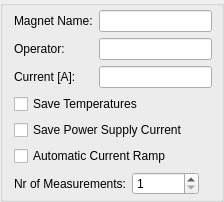
    <widget class="QGroupBox" name="groupBox_4">
     <property name="sizePolicy">
      <sizepolicy hsizetype="Maximum" vsizetype="Maximum">
       <horstretch>0</horstretch>
       <verstretch>0</verstretch>
      </sizepolicy>
     </property>
     <property name="font">
      <font>
       <weight>75</weight>
       <bold>true</bold>
      </font>
     </property>
     <property name="title">
      <string/>
     </property>
     <layout class="QGridLayout" name="gridLayout_11">
      <property name="topMargin">
       <number>4</number>
      </property>
      <property name="rightMargin">
       <number>9</number>
      </property>
      <property name="bottomMargin">
       <number>4</number>
      </property>
      <item row="5" column="0">
       <layout class="QHBoxLayout" name="horizontalLayout_5">
        <item>
         <widget class="QLabel" name="label_28">
          <property name="font">
           <font>
            <weight>50</weight>
            <bold>false</bold>
           </font>
          </property>
          <property name="text">
           <string>Nr of Measurements:</string>
          </property>
          <property name="alignment">
           <set>Qt::AlignRight|Qt::AlignTrailing|Qt::AlignVCenter</set>
          </property>
         </widget>
        </item>
        <item>
         <widget class="QSpinBox" name="sb_nr_measurements">
          <property name="sizePolicy">
           <sizepolicy hsizetype="Preferred" vsizetype="Fixed">
            <horstretch>0</horstretch>
            <verstretch>0</verstretch>
           </sizepolicy>
          </property>
          <property name="font">
           <font>
            <weight>50</weight>
            <bold>false</bold>
           </font>
          </property>
          <property name="minimum">
           <number>1</number>
          </property>
          <property name="maximum">
           <number>100000</number>
          </property>
         </widget>
        </item>
        <item>
         <widget class="QLabel" name="la_nr_measurements">
          <property name="font">
           <font>
            <weight>50</weight>
            <bold>false</bold>
           </font>
          </property>
          <property name="text">
           <string/>
          </property>
         </widget>
        </item>
       </layout>
      </item>
      <item row="2" column="0">
       <widget class="QCheckBox" name="chb_save_temperature">
        <property name="font">
         <font>
          <weight>50</weight>
          <bold>false</bold>
         </font>
        </property>
        <property name="text">
         <string>Save Temperatures</string>
        </property>
       </widget>
      </item>
      <item row="3" column="0">
       <widget class="QCheckBox" name="chb_save_current">
        <property name="font">
         <font>
          <weight>50</weight>
          <bold>false</bold>
         </font>
        </property>
        <property name="text">
         <string>Save Power Supply Current</string>
        </property>
       </widget>
      </item>
      <item row="1" column="0">
       <layout class="QFormLayout" name="formLayout">
        <item row="0" column="0">
         <widget class="QLabel" name="label_24">
          <property name="font">
           <font>
            <weight>50</weight>
            <bold>false</bold>
           </font>
          </property>
          <property name="text">
           <string>Magnet Name:</string>
          </property>
         </widget>
        </item>
        <item row="0" column="1">
         <widget class="QLineEdit" name="le_magnet_name">
          <property name="sizePolicy">
           <sizepolicy hsizetype="Preferred" vsizetype="Fixed">
            <horstretch>0</horstretch>
            <verstretch>0</verstretch>
           </sizepolicy>
          </property>
          <property name="minimumSize">
           <size>
            <width>100</width>
            <height>0</height>
           </size>
          </property>
          <property name="font">
           <font>
            <weight>50</weight>
            <bold>false</bold>
           </font>
          </property>
         </widget>
        </item>
        <item row="1" column="0">
         <widget class="QLabel" name="label_27">
          <property name="font">
           <font>
            <weight>50</weight>
            <bold>false</bold>
           </font>
          </property>
          <property name="text">
           <string>Operator:</string>
          </property>
         </widget>
        </item>
        <item row="1" column="1">
         <widget class="QLineEdit" name="le_operator">
          <property name="sizePolicy">
           <sizepolicy hsizetype="Preferred" vsizetype="Fixed">
            <horstretch>0</horstretch>
            <verstretch>0</verstretch>
           </sizepolicy>
          </property>
          <property name="font">
           <font>
            <weight>50</weight>
            <bold>false</bold>
           </font>
          </property>
         </widget>
        </item>
        <item row="2" column="0">
         <widget class="QLabel" name="label_7">
          <property name="enabled">
           <bool>true</bool>
          </property>
          <property name="font">
           <font>
            <weight>50</weight>
            <bold>false</bold>
           </font>
          </property>
          <property name="text">
           <string>Current [A]:</string>
          </property>
         </widget>
        </item>
        <item row="2" column="1">
         <widget class="QLineEdit" name="le_current_setpoint">
          <property name="font">
           <font>
            <weight>50</weight>
            <bold>false</bold>
           </font>
          </property>
         </widget>
        </item>
       </layout>
      </item>
      <item row="4" column="0">
       <widget class="QCheckBox" name="chb_automatic_ramp">
        <property name="font">
         <font>
          <weight>50</weight>
          <bold>false</bold>
         </font>
        </property>
        <property name="text">
         <string>Automatic Current Ramp</string>
        </property>
       </widget>
      </item>
     </layout>
    </widget>
